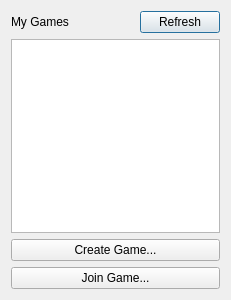
<?xml version="1.0" encoding="UTF-8"?>
<ui version="4.0">
 <class>MainDialog</class>
 <widget class="QDialog" name="MainDialog">
  <property name="geometry">
   <rect>
    <x>0</x>
    <y>0</y>
    <width>231</width>
    <height>300</height>
   </rect>
  </property>
  <property name="windowTitle">
   <string>WarGames</string>
  </property>
  <layout class="QVBoxLayout" name="verticalLayout">
   <item>
    <layout class="QHBoxLayout" name="horizontalLayout">
     <item>
      <widget class="QLabel" name="lblMyGames">
       <property name="sizePolicy">
        <sizepolicy hsizetype="Expanding" vsizetype="Preferred">
         <horstretch>0</horstretch>
         <verstretch>0</verstretch>
        </sizepolicy>
       </property>
       <property name="text">
        <string>My Games</string>
       </property>
      </widget>
     </item>
     <item>
      <widget class="QPushButton" name="pbRefresh">
       <property name="text">
        <string>Refresh</string>
       </property>
      </widget>
     </item>
    </layout>
   </item>
   <item>
    <widget class="QTableView" name="lvMyGames">
     <property name="selectionMode">
      <enum>QAbstractItemView::SingleSelection</enum>
     </property>
     <property name="selectionBehavior">
      <enum>QAbstractItemView::SelectRows</enum>
     </property>
     <attribute name="horizontalHeaderVisible">
      <bool>false</bool>
     </attribute>
     <attribute name="verticalHeaderVisible">
      <bool>false</bool>
     </attribute>
    </widget>
   </item>
   <item>
    <widget class="QPushButton" name="pbCreateGame">
     <property name="text">
      <string>Create Game...</string>
     </property>
    </widget>
   </item>
   <item>
    <widget class="QPushButton" name="pbJoinGame">
     <property name="text">
      <string>Join Game...</string>
     </property>
    </widget>
   </item>
  </layout>
 </widget>
 <resources/>
 <connections/>
</ui>
